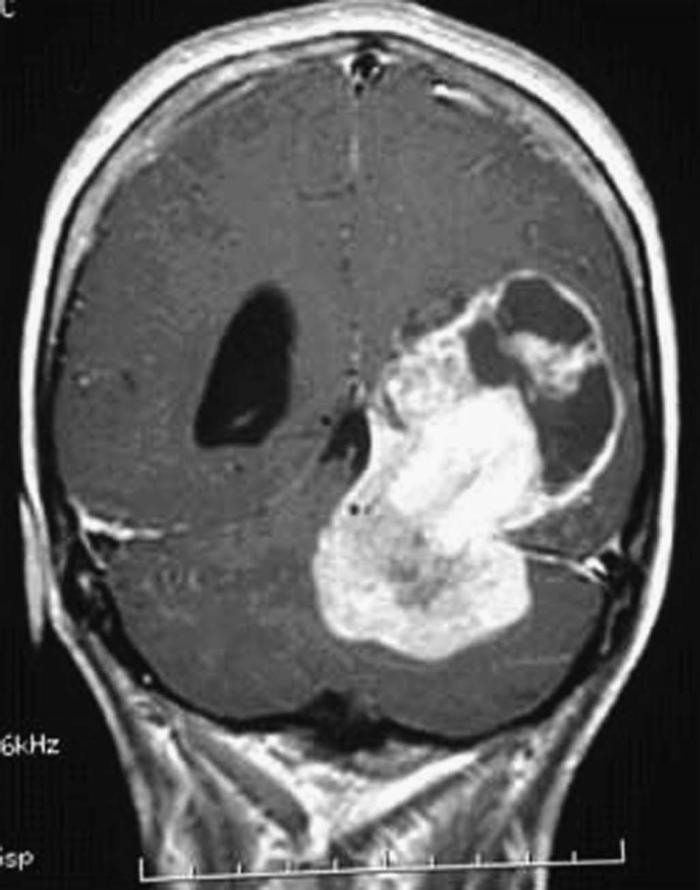
#> input picture Brain19.jpg, 700 x 890 px, found by its file name
$ python Benny_project.py   (older library calls are emulated)
#> lines starting #> are read from the running program, lines starting #| are printed output that depends on the picture; after the words box and inside, x2 and y2 are one past the last pixel; in counts of white or black regions, pixels touching at a corner belong together
import numpy as np
import cv2
import matplotlib.pyplot as plt

def disp(title, img, ctype):
    plt.figure(figsize=(5, 5))
    if (ctype == 'bgr'):
        b, g, r = cv2.split(img)
        rgb_img = cv2.merge([r, g, b])
        plt.imshow(rgb_img)
    elif (ctype == 'hsv'):
        rgb = cv2.cvtColor(img, cv2.COLOR_HSV2RGB)
        plt.imshow(rgb)
    elif (ctype == 'gray'):
        plt.imshow(img, cmap='gray')
    elif (ctype == 'rgb'):
        plt.imshow(img)
    else:
        raise Exception("Unknown colour type")
    plt.axis('off')
    plt.title(title)
    plt.show()


# קריאת התמונה והצגת התמונה המקורית
img = cv2.imread('brain19.jpg')
#> img is the input picture: shape (890, 700, 3); min 1, max 255, mean 95
gray = cv2.cvtColor(img, cv2.COLOR_BGR2GRAY)
disp('Brain tumour(Original image)', gray, 'gray')
ret, thresh = cv2.threshold(gray, 50, 255, cv2.THRESH_BINARY_INV + cv2.THRESH_OTSU)
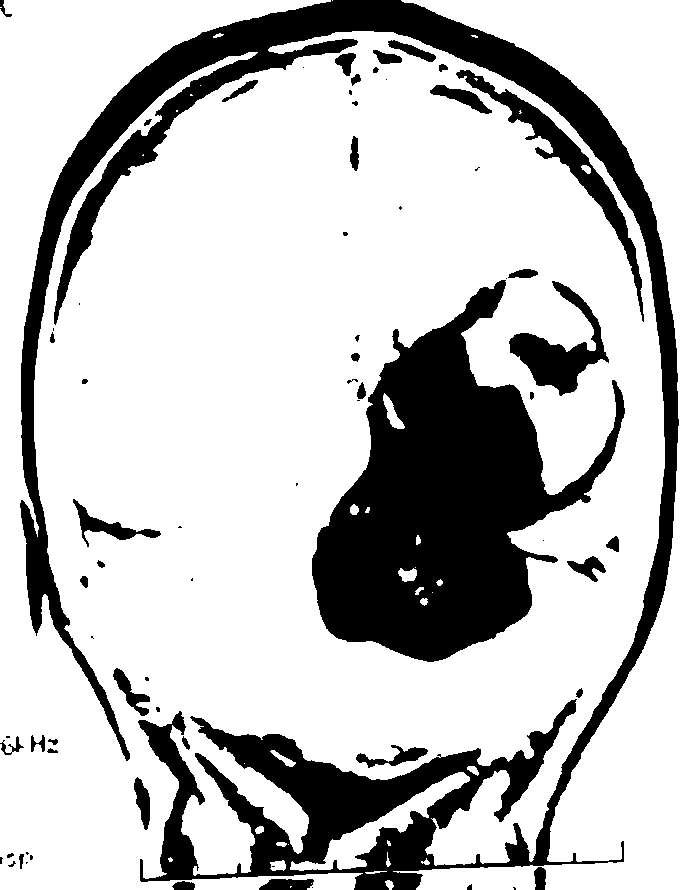
#> thresh: shape (890, 700); 76.2% white; 70 black regions (25 under 20 px), largest, box (x1, y1, x2, y2) and area: (20, 0, 679, 890) 75780, (312, 280, 625, 662) 56246, (456, 70, 644, 322) 4601
#> ret = 129

# Threshold value=50, Max=255
disp('Thresholding', thresh, 'gray')

# הורדת הרעשים באמצעות מסנן מסוג קרנל
kernel = np.ones((3, 3), np.uint8)
opening = cv2.morphologyEx(thresh, cv2.MORPH_OPEN, kernel, iterations=2)
#> opening: shape (890, 700); 75.9% white; 51 black regions (19 under 20 px), largest, box (x1, y1, x2, y2) and area: (20, 0, 679, 890) 79077, (312, 280, 625, 662) 56626, (456, 70, 644, 322) 4657

# תחימת הרקע של התמונה
sure_bg = cv2.dilate(opening, kernel, iterations=3)
#> sure_bg: shape (890, 700); 83.4% white; 68 black regions (43 under 20 px), largest, box (x1, y1, x2, y2) and area: (315, 285, 614, 659) 50029, (24, 0, 676, 790) 29016, (202, 724, 477, 890) 10702

# מציאת הרקע הטוב ביותר עבור התמונה
dist_transform = cv2.distanceTransform(opening, cv2.DIST_L2, 5)
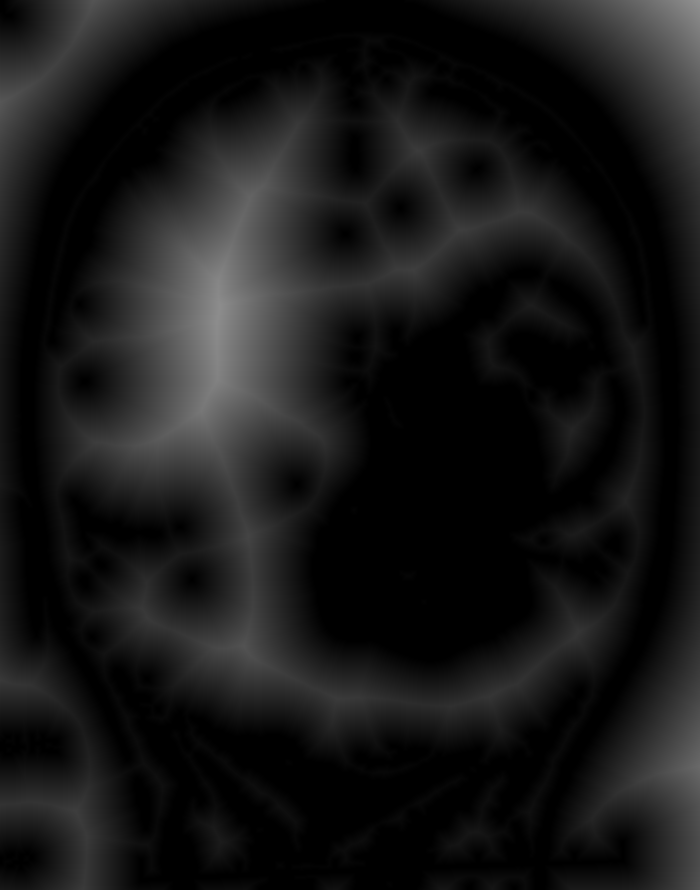
#> dist_transform: shape (890, 700) float32; min 0, max 145.6, mean 23.7
ret, sure_fg = cv2.threshold(dist_transform, 0.7 * dist_transform.max(), 255, 0)
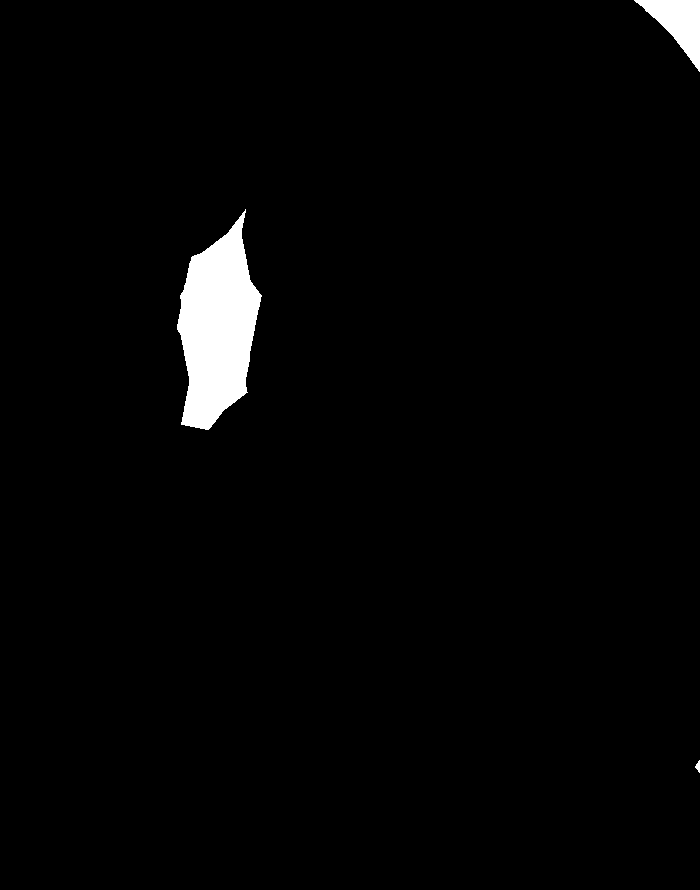
#> sure_fg: shape (890, 700) float32; 2.2% white; 3 white regions, box (x1, y1, x2, y2) and area: (177, 209, 262, 430) 11695, (634, 0, 700, 72) 2168, (695, 760, 700, 773) 38
#> ret = 101.9

# Finding unknown region
sure_fg = np.uint8(sure_fg)
unknown = cv2.subtract(sure_bg, sure_fg)
#> unknown: shape (890, 700); 81.2% white; 71 black regions (43 under 20 px), largest, box (x1, y1, x2, y2) and area: (315, 285, 614, 659) 50029, (24, 0, 676, 790) 29016, (177, 209, 262, 430) 11695
disp('Finding the unknown region', unknown, 'gray')

# זיהוי האובייקט
ret, markers = cv2.connectedComponents(sure_fg)
#> markers: shape (890, 700) int32; 4 distinct labels, from 0 to 3
#> ret = 4

# Add one to all labels so that sure background is not 0, but 1
markers = markers + 1
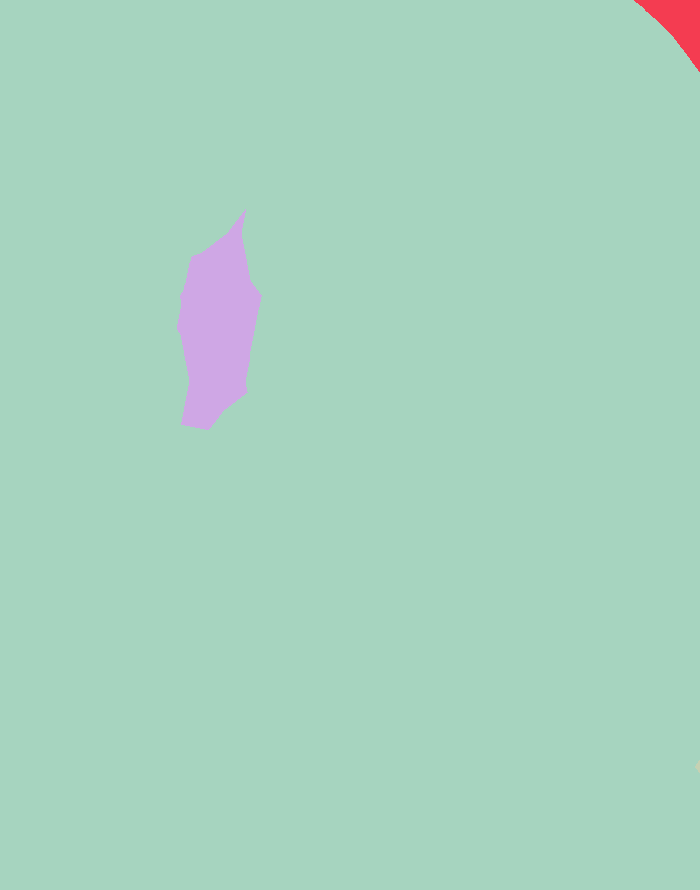
#> markers: shape (890, 700) int32; 4 distinct labels, from 1 to 4; one colour per label, 0 black

# סימון האובייקט unknown עם 0
markers[unknown == 255] = 0
#> markers: shape (890, 700) int32; 5 distinct labels, from 0 to 4
markers = cv2.watershed(img, markers)
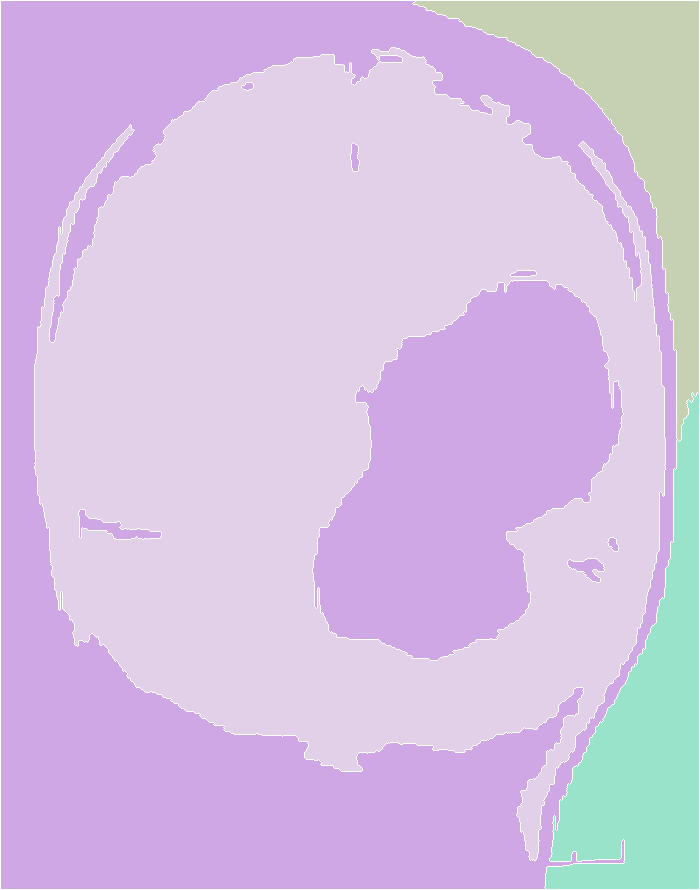
#> markers: shape (890, 700) int32; 5 distinct labels, from -1 to 4; one colour per label, 0 black, -1 white
img[markers == -1] = [255, 0, 0]
#> img: shape (890, 700, 3); 1.62% of pixels changed, all inside (x1, y1, x2, y2) = (0, 0, 700, 890)
im1 = cv2.cvtColor(img, cv2.COLOR_HSV2RGB)
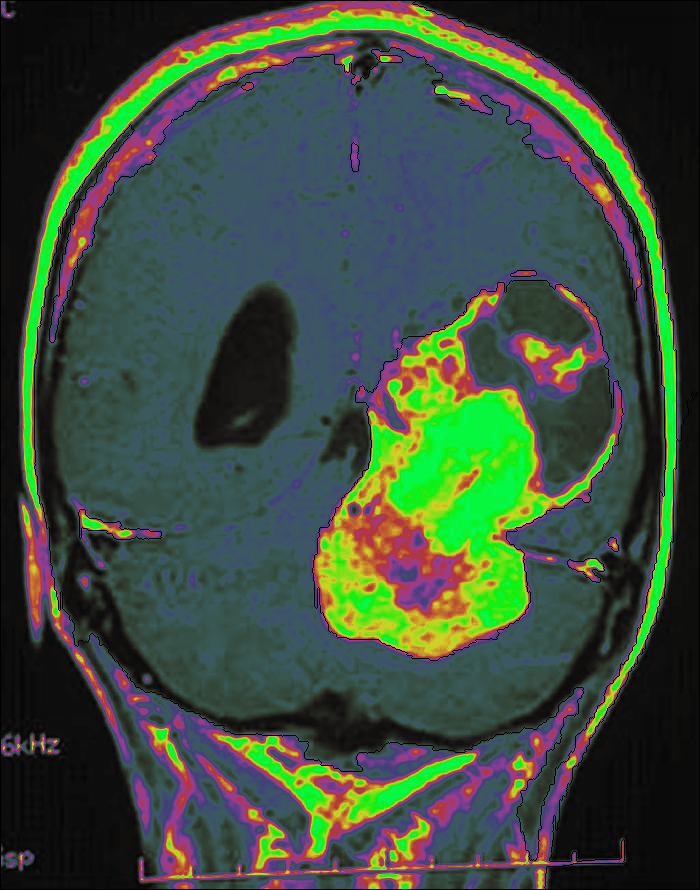
#> im1: shape (890, 700, 3); mean R, G, B 60.5, 76.7, 61.2
disp('Detected Tumor', im1, 'gray')

# %%
# Removal of salt and pepper noise using 5X5 median filter
median_filtered = cv2.medianBlur(gray, 5)
disp('Median filtering', median_filtered, 'gray')

# Edge detection using sobel operator
# 3X3 sobel filters
SobelX = np.array([[-1, 0, 1], [-2, 0, 2], [-1, 0, 1]])
print("Sobel X = ")
print(SobelX)
SobelY = np.array([[1, 2, 1], [0, 0, 0], [-1, -2, -1]])
print("Sobel Y = ")
print(SobelY)
img_sobelx = cv2.Sobel(median_filtered, cv2.CV_8U, 1, 0, ksize=3)
img_sobely = cv2.Sobel(median_filtered, cv2.CV_8U, 0, 1, ksize=3)
img_sobel = img_sobelx + img_sobely + gray
disp('Edge detection using sobel operator', img_sobel, 'gray')
disp('Edge detection using sobel X operator', img_sobelx, 'gray')
disp('Edge detection using sobel X operator', img_sobely, 'gray')

# MORPHOLOGICAL OPERATIONS
# Erosion
morph = cv2.getStructuringElement(cv2.MORPH_RECT, (7, 7))
erosion = cv2.morphologyEx(median_filtered, cv2.MORPH_ERODE, kernel)
disp('Erosion', erosion, 'gray')
# Dilation
dilation = cv2.morphologyEx(erosion, cv2.MORPH_DILATE, morph)
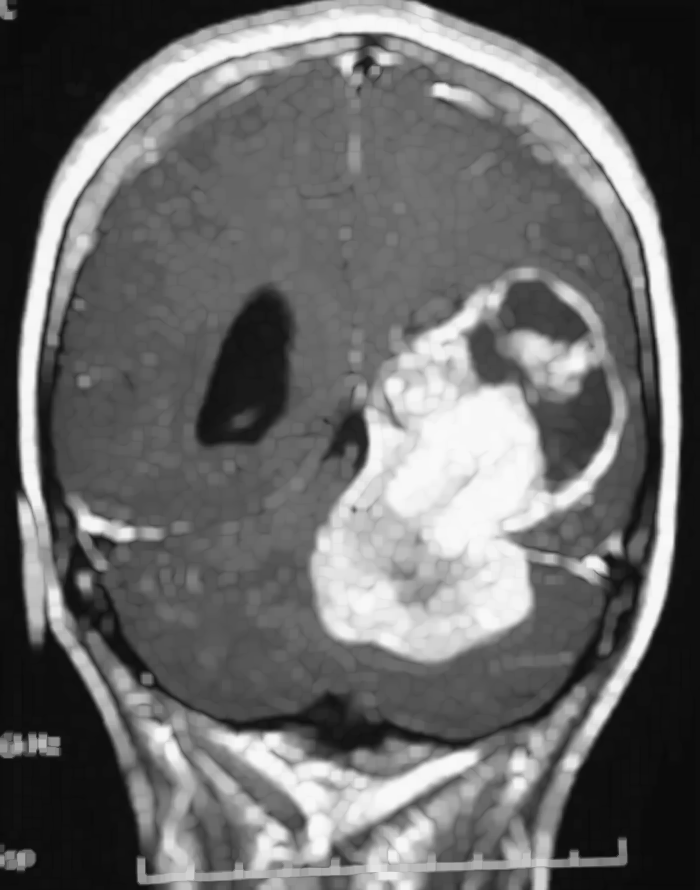
#> dilation: shape (890, 700); min 9, max 249, mean 105.8
disp('Dilation', dilation, 'gray')

$ run again, with brain1.jpg copied over Brain19.jpg
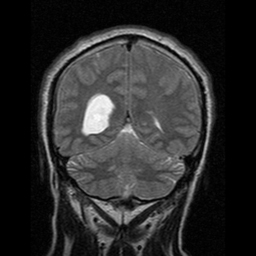
#> input picture brain1.jpg, 256 x 256 px, found by its file name
#> img is the input picture: shape (256, 256, 3); min 0, max 252, mean 43.5
#> `ret, thresh = cv2.threshold(gray, 50, 255, cv2.THRESH_BINARY_INV + cv2..`:
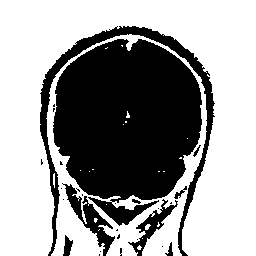
#> thresh: shape (256, 256); 61.1% white; 27 black regions (18 under 20 px), largest, box (x1, y1, x2, y2) and area: (53, 39, 202, 226) 19834, (40, 26, 215, 256) 3679, (62, 183, 115, 256) 994
#> `ret, thresh = cv2.threshold(gray, 50, 255, cv2.THRESH_BINARY_INV + cv2..`: ret = 53
#> opening: shape (256, 256); 58.1% white; 7 black regions (4 under 20 px), largest, box (x1, y1, x2, y2) and area: (40, 26, 215, 256) 27265, (63, 235, 73, 256) 128, (165, 242, 173, 256) 56
#> sure_bg: shape (256, 256); 66.7% white; 9 black regions (4 under 20 px), largest, box (x1, y1, x2, y2) and area: (48, 29, 209, 256) 21456, (142, 203, 171, 236) 230, (44, 82, 48, 109) 54, (53, 175, 56, 192) 26, (209, 96, 211, 114) 21
#> `ret, sure_fg = cv2.threshold(dist_transform, 0.7 * dist_transform.max(..`: ret = 57.11
#> unknown: shape (256, 256); 63.6% white; 12 black regions (4 under 20 px), largest, box (x1, y1, x2, y2) and area: (48, 29, 209, 256) 21456, (218, 0, 256, 40) 689, (0, 0, 37, 39) 685
#> `ret, markers = cv2.connectedComponents(sure_fg)`: ret = 4
#> img: shape (256, 256, 3); 2.63% of pixels changed, all inside (x1, y1, x2, y2) = (0, 0, 256, 256)
#> `dilation = cv2.morphologyEx(erosion, cv2.MORPH_DILATE, morph)`:
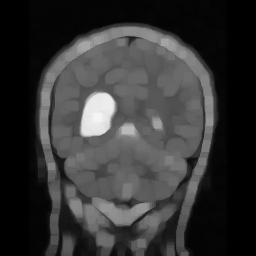
#> dilation: shape (256, 256); min 0, max 244, mean 53

$ run again, with brain10.jpg copied over Brain19.jpg
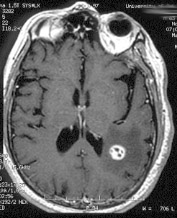
#> input picture brain10.jpg, 177 x 218 px, found by its file name
#> img is the input picture: shape (218, 177, 3); min 0, max 255, mean 103.1
#> `ret, thresh = cv2.threshold(gray, 50, 255, cv2.THRESH_BINARY_INV + cv2..`:
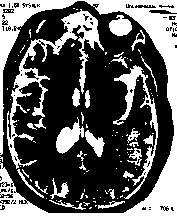
#> thresh: shape (218, 177); 36.1% white; 115 white regions (87 under 20 px), largest, box (x1, y1, x2, y2) and area: (0, 0, 177, 218) 7679, (7, 9, 104, 169) 2454, (113, 65, 158, 199) 1081
#> `ret, thresh = cv2.threshold(gray, 50, 255, cv2.THRESH_BINARY_INV + cv2..`: ret = 89
#> opening: shape (218, 177); 24.7% white; 27 white regions, largest, box (x1, y1, x2, y2) and area: (0, 0, 177, 218) 5194, (0, 0, 75, 26) 868, (0, 27, 18, 153) 693
#> sure_bg: shape (218, 177); 41.9% white; 13 white regions, largest, box (x1, y1, x2, y2) and area: (0, 0, 177, 218) 11979, (53, 120, 106, 158) 1338, (117, 64, 144, 110) 784
#> `ret, sure_fg = cv2.threshold(dist_transform, 0.7 * dist_transform.max(..`: ret = 13.84
#> unknown: shape (218, 177); 41.6% white; 13 white regions, largest, box (x1, y1, x2, y2) and area: (0, 0, 177, 218) 11854, (53, 120, 106, 158) 1338, (117, 64, 144, 110) 784
#> `ret, markers = cv2.connectedComponents(sure_fg)`: ret = 3
#> img: shape (218, 177, 3); 2.49% of pixels changed, all inside (x1, y1, x2, y2) = (0, 0, 177, 218)
#> `dilation = cv2.morphologyEx(erosion, cv2.MORPH_DILATE, morph)`:
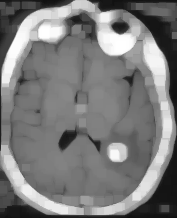
#> dilation: shape (218, 177); min 13, max 255, mean 123.5
